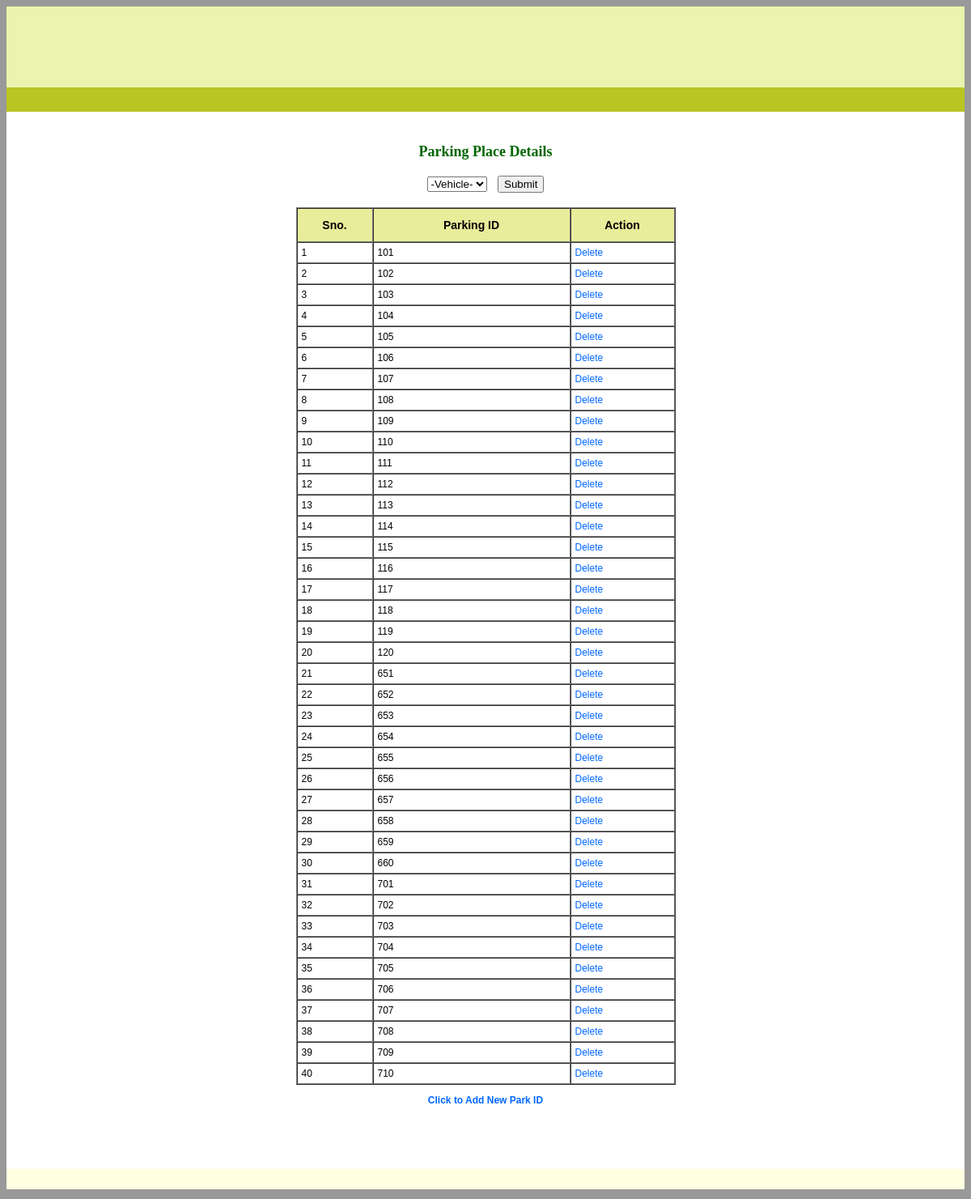
Page /view_park.php on the committed database.
### tables this page shows
CREATE TABLE `parking` (
  `park_id` int(11) NOT NULL,
  `name` varchar(30) NOT NULL,
  `contact` bigint(20) NOT NULL,
  `address` varchar(50) NOT NULL,
  `vname` varchar(30) NOT NULL,
  `vrow` int(11) NOT NULL,
  `vehicle` varchar(30) NOT NULL,
  `car_no` varchar(15) NOT NULL,
  `emp` int(11) NOT NULL,
  `vip` int(11) NOT NULL,
  `status` int(11) NOT NULL,
  `cur_date` timestamp NOT NULL default CURRENT_TIMESTAMP on update CURRENT_TIMESTAMP
);

### view_park.php (the view, shortened to what this page needs)
<?php
extract($_POST);
if(isset($btn))
{
$q1=mysql_query("select * from parking where vehicle='$vehicle' order by park_id");
$num=@mysql_num_rows($q1);
}
else
{
$q1=mysql_query("select * from parking where vehicle='Car' order by park_id");
}
?>
<html>
<head>
<link href="style.css" rel="stylesheet" type="text/css"></head>
<body>
<form id="form1" name="form1" method="post" action="">
  <table width="100%" border="0" align="center" cellpadding="0" cellspacing="0" bgcolor="#FFFFFF">
    <tr>
      <td width="100%" align="center" class="heading"><?php include("include/title.php"); ?></td>
    </tr>
    <tr>
      <td align="center" class="subhead"><?php include("include/link_admin.php"); ?></td>
    </tr>
    <tr>
      <td height="38" align="center" valign="middle"><p class="txt1">&nbsp;</p>
        <p class="txt1">Parking Place  Details</p>
        <p class="txt1">
           <select name="vehicle">
          <option>-Vehicle-</option>
        </select>
          <input type="submit" name="btn" value="Submit">
        </p>
        <table width="469" border="1" cellspacing="0" cellpadding="5">
        <tr>
          <td width="82" align="center" class="menu">Sno.</td>
          <td width="232" align="center" class="menu">Parking ID </td>
          <td width="117" align="center" class="menu">Action</td>
        </tr>
		<?php
		$i=0;
		while($r1=mysql_fetch_array($q1))
		{ $i++;
		?>
        <tr>
          <td><?php echo $i; ?></td>
          <td><?php echo $r1['park_id']; ?></td>
          <td><a href="view_park.php?act=del&pid=<?php echo $r1['park_id']; ?>">Delete</a></td>
        </tr>
		<?php
		}
		?>
      </table>
      <p><strong><a href="add_park.php">Click to Add New Park ID </a></strong></p>
      <p>&nbsp;</p>
      <p>&nbsp;</p>
      <p>&nbsp;</p></td>
    </tr>
    <tr>
      <td align="center" class="foot">&nbsp;</td>
    </tr>
  </table>
</form>
</body>
</html>

### style.css (style rules this page uses)
body { background-color: #999999; }
body,td,th { font-family: Arial, Helvetica, sans-serif; font-size: 12px; }
.subhead { font-family: Arial, Helvetica, sans-serif; font-size: 12px; line-height: 30px; color: #FFFFFF; height: 30px; background-color: #B9C523; }
.heading { font-family: Arial, Helvetica, sans-serif; font-size: 18px; line-height: 100px; color: #000000; height: 100px; font-weight: bold; background-position: right; background-color: #EAF4AE; background-repeat: no-repeat; }
a { font-family: Arial, Helvetica, sans-serif; font-size: 12px; color: #0066FF; text-decoration: none; }
.txt1 { font-family: Georgia, "Times New Roman", Times, serif; font-size: 18px; font-weight: bold; color: #006600; }
.menu { font-family: Arial, Helvetica, sans-serif; font-size: 14px; line-height: 30px; font-weight: bold; color: #000000; background-color: #E7ED9A; height: 30px; }
.foot { background-color: #FFFFE1; height: 25px; }

### rows in the picture
parking: park_id "101"
parking: park_id "102"
parking: park_id "103"
parking: park_id "104"
parking: park_id "105"
parking: park_id "106"
parking: park_id "107"
parking: park_id "108"
parking: park_id "109"
parking: park_id "110"
parking: park_id "111"
parking: park_id "112"
parking: park_id "113"
parking: park_id "114"
parking: park_id "115"
parking: park_id "116"
parking: park_id "117"
parking: park_id "118"
parking: park_id "119"
parking: park_id "120"
parking: park_id "651"
parking: park_id "652"
parking: park_id "653"
parking: park_id "654"
parking: park_id "655"
parking: park_id "656"
parking: park_id "657"
parking: park_id "658"
parking: park_id "659"
parking: park_id "660"
parking: park_id "701"
parking: park_id "702"
parking: park_id "703"
parking: park_id "704"
parking: park_id "705"
parking: park_id "706"
parking: park_id "707"
parking: park_id "708"
parking: park_id "709"
parking: park_id "710"
